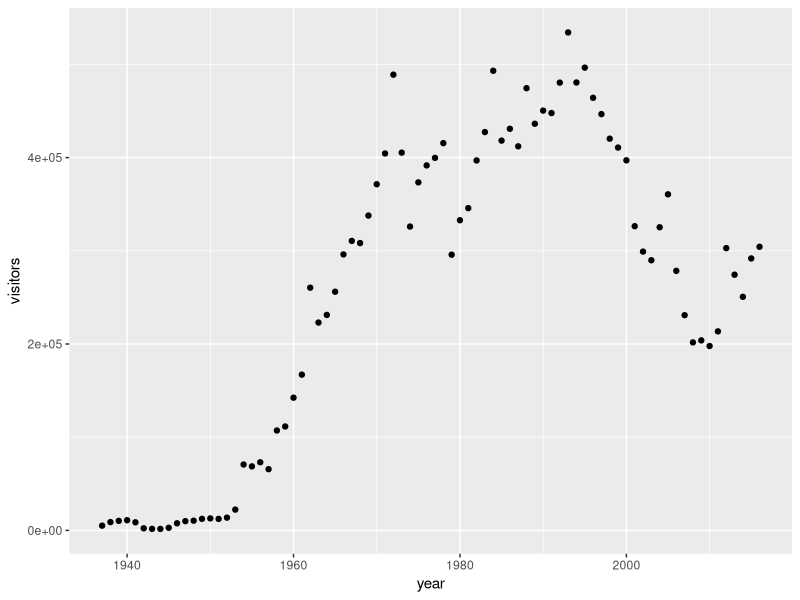

Reproduce this figure in R.
## ---- chunk 1
options(htmltools.dir.version = FALSE, warning=FALSE, message=FALSE, verbose = FALSE)

library(tidyverse)
np_visit <- suppressMessages(read_csv("data/np_visit.csv"))
## ---- chunk 2
tail(np_visit)
## ---- chunk 3
skimr::skim(np_visit)
## ---- chunk 4
library(tidyverse)

np_visit <- read_csv("data/np_visit.csv")

dino_nm <- np_visit %>% 
  filter(park_name == "Dinosaur National Monument")
  
head(dino_nm)
## ---- chunk 5
ggplot(data = dino_nm, aes(x = year, y = visitors)) +
  geom_point()
